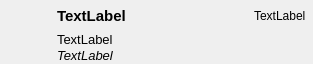
<?xml version="1.0" encoding="UTF-8"?>
<ui version="4.0">
 <class>librepcb::workspace::LibraryListWidgetItem</class>
 <widget class="QWidget" name="librepcb::workspace::LibraryListWidgetItem">
  <property name="geometry">
   <rect>
    <x>0</x>
    <y>0</y>
    <width>313</width>
    <height>64</height>
   </rect>
  </property>
  <property name="sizePolicy">
   <sizepolicy hsizetype="Preferred" vsizetype="Fixed">
    <horstretch>0</horstretch>
    <verstretch>0</verstretch>
   </sizepolicy>
  </property>
  <property name="windowTitle">
   <string>Form</string>
  </property>
  <layout class="QHBoxLayout" name="horizontalLayout">
   <property name="leftMargin">
    <number>3</number>
   </property>
   <property name="topMargin">
    <number>1</number>
   </property>
   <property name="rightMargin">
    <number>1</number>
   </property>
   <property name="bottomMargin">
    <number>1</number>
   </property>
   <item>
    <widget class="QLabel" name="lblIcon">
     <property name="sizePolicy">
      <sizepolicy hsizetype="Fixed" vsizetype="Fixed">
       <horstretch>0</horstretch>
       <verstretch>0</verstretch>
      </sizepolicy>
     </property>
     <property name="minimumSize">
      <size>
       <width>48</width>
       <height>48</height>
      </size>
     </property>
     <property name="maximumSize">
      <size>
       <width>48</width>
       <height>48</height>
      </size>
     </property>
     <property name="lineWidth">
      <number>0</number>
     </property>
     <property name="text">
      <string/>
     </property>
     <property name="scaledContents">
      <bool>true</bool>
     </property>
     <property name="alignment">
      <set>Qt::AlignCenter</set>
     </property>
    </widget>
   </item>
   <item>
    <layout class="QVBoxLayout" name="verticalLayout">
     <property name="spacing">
      <number>1</number>
     </property>
     <item>
      <layout class="QHBoxLayout" name="horizontalLayout_2">
       <property name="rightMargin">
        <number>6</number>
       </property>
       <item>
        <widget class="QLabel" name="lblLibraryName">
         <property name="sizePolicy">
          <sizepolicy hsizetype="Preferred" vsizetype="Fixed">
           <horstretch>0</horstretch>
           <verstretch>0</verstretch>
          </sizepolicy>
         </property>
         <property name="font">
          <font>
           <pointsize>11</pointsize>
           <weight>75</weight>
           <bold>true</bold>
          </font>
         </property>
         <property name="text">
          <string>TextLabel</string>
         </property>
        </widget>
       </item>
       <item>
        <widget class="QLabel" name="lblLibraryType">
         <property name="sizePolicy">
          <sizepolicy hsizetype="Fixed" vsizetype="Preferred">
           <horstretch>0</horstretch>
           <verstretch>0</verstretch>
          </sizepolicy>
         </property>
         <property name="text">
          <string>TextLabel</string>
         </property>
        </widget>
       </item>
      </layout>
     </item>
     <item>
      <widget class="QLabel" name="lblLibraryDescription">
       <property name="sizePolicy">
        <sizepolicy hsizetype="Preferred" vsizetype="Fixed">
         <horstretch>0</horstretch>
         <verstretch>0</verstretch>
        </sizepolicy>
       </property>
       <property name="font">
        <font>
         <pointsize>10</pointsize>
        </font>
       </property>
       <property name="text">
        <string>TextLabel</string>
       </property>
      </widget>
     </item>
     <item>
      <widget class="QLabel" name="lblLibraryUrl">
       <property name="sizePolicy">
        <sizepolicy hsizetype="Preferred" vsizetype="Fixed">
         <horstretch>0</horstretch>
         <verstretch>0</verstretch>
        </sizepolicy>
       </property>
       <property name="font">
        <font>
         <pointsize>10</pointsize>
         <italic>true</italic>
        </font>
       </property>
       <property name="text">
        <string>TextLabel</string>
       </property>
      </widget>
     </item>
    </layout>
   </item>
  </layout>
 </widget>
 <resources/>
 <connections/>
</ui>
